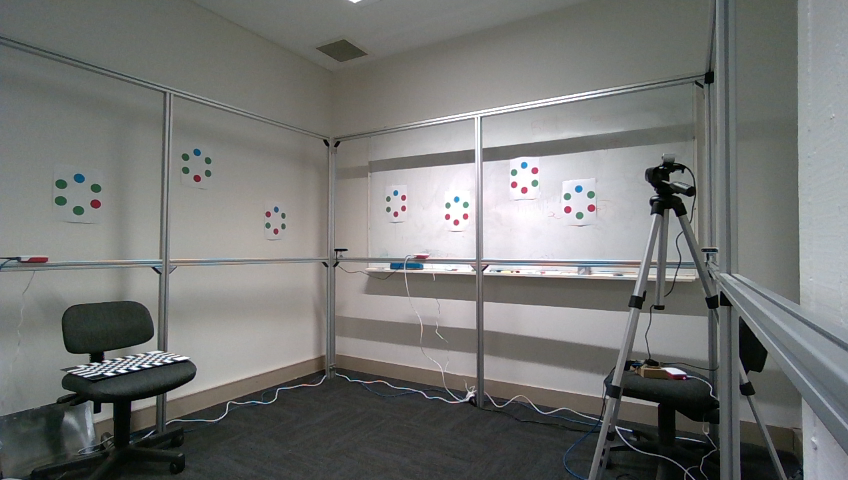
#> input picture cits4402_group_project/data/camera 71/2022_12_15_15_51_19_944_rgb.png, 848 x 480 px
$ jupyter execute Task_01_Testing.ipynb   (shell and % lines are left out)
#> lines starting #> are read from the running program, lines starting #| are printed output that depends on the picture; after the words box and inside, x2 and y2 are one past the last pixel; in counts of white or black regions, pixels touching at a corner belong together
[cell 1]
import cv2
import numpy as np
import matplotlib.pyplot as plt
from ipywidgets import interact, FloatSlider
from skimage.measure import label, regionprops, regionprops_table
from skimage.transform import rotate
from scipy.optimize import minimize
import math
import pandas as pd
from scipy.spatial import KDTree
from skimage.measure import EllipseModel
from matplotlib.patches import Ellipse
import matplotlib.pyplot as plt

[cell 2]
# load image and convert to HSV
original_img = cv2.imread("data/camera 71/2022_12_15_15_51_19_944_rgb.png")
#> original_img is the input picture: shape (480, 848, 3); mean B, G, R 115.8, 117.9, 116.6
original_img2 = cv2.imread("data/camera 72/2022_12_15_15_51_19_956_rgb.png")
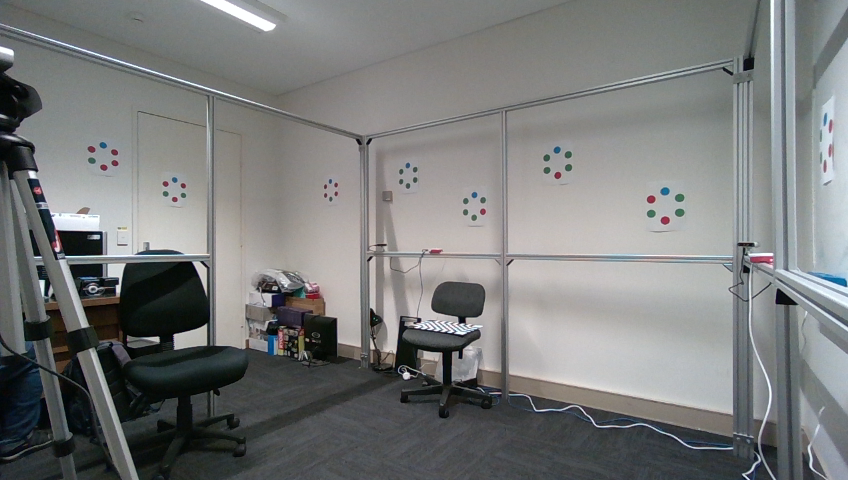
#> input picture cits4402_group_project/data/camera 72/2022_12_15_15_51_19_956_rgb.png, 848 x 480 px
#> original_img2 is the input picture: shape (480, 848, 3); mean B, G, R 122.6, 122.9, 121.3
original_img3 = cv2.imread("data/camera 73/2022_12_15_15_51_19_934_rgb.png")
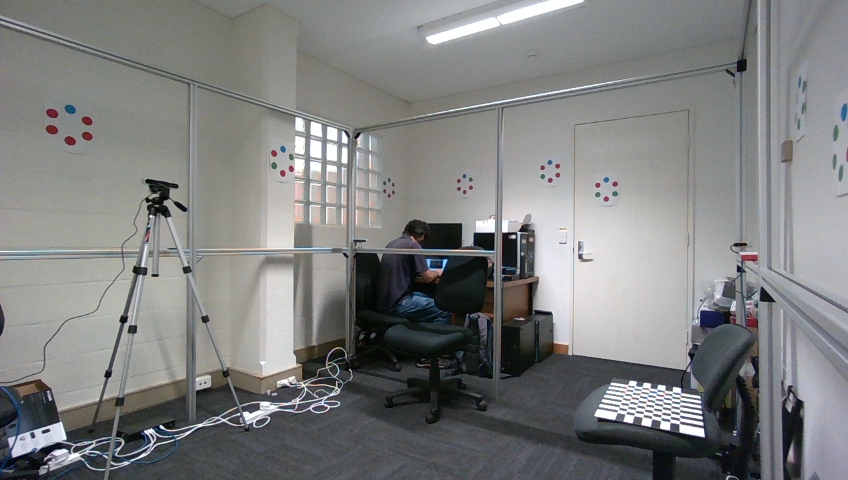
#> input picture cits4402_group_project/data/camera 73/2022_12_15_15_51_19_934_rgb.png, 848 x 480 px
#> original_img3 is the input picture: shape (480, 848, 3); mean B, G, R 126.9, 127.3, 126
# original_img4 = cv2.imread("data/camera 74/2022_12_15_15_51_19_951_rgb.png")
original_img4 = cv2.imread("data/camera 11/2022_12_15_15_51_19_927_rgb_left.png")
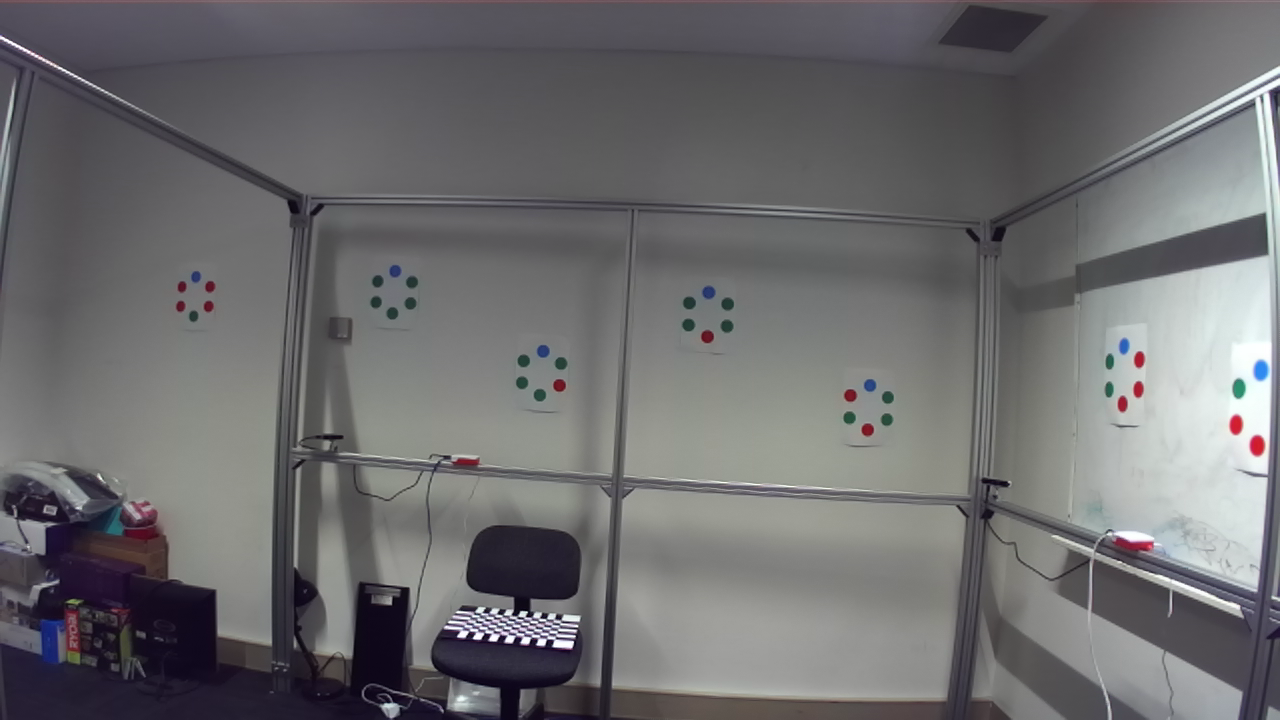
#> input picture cits4402_group_project/data/camera 11/2022_12_15_15_51_19_927_rgb_left.png, 1280 x 720 px
#> original_img4 is the input picture: shape (720, 1280, 3); mean B, G, R 109.9, 108.1, 108.6


hsv_original_img = cv2.cvtColor(original_img, cv2.COLOR_BGR2HSV)
#> hsv_original_img: shape (480, 848, 3); mean H, S, V 63.1, 22, 120.5
hsv_original_img2 = cv2.cvtColor(original_img2, cv2.COLOR_BGR2HSV)
#> hsv_original_img2: shape (480, 848, 3); mean H, S, V 66.1, 24, 126.1
hsv_original_img3 = cv2.cvtColor(original_img3, cv2.COLOR_BGR2HSV)
#> hsv_original_img3: shape (480, 848, 3); mean H, S, V 69.1, 21.5, 130.5
hsv_original_img4 = cv2.cvtColor(original_img4, cv2.COLOR_BGR2HSV)
#> hsv_original_img4: shape (720, 1280, 3); mean H, S, V 79.5, 19.2, 112
#> the sliders are set to h1 = 55, s1 = 33, v1 = 33, h2 = 85, s2 = 255, v2 = 255

[cell 3]
def plot_mask(h1, s1, v1, h2, s2, v2):
#> called with h1 = 55, s1 = 33, v1 = 33, h2 = 85, s2 = 255, v2 = 255
    mask = cv2.inRange(hsv_original_img, (h1, s1, v1), (h2, s2, v2))
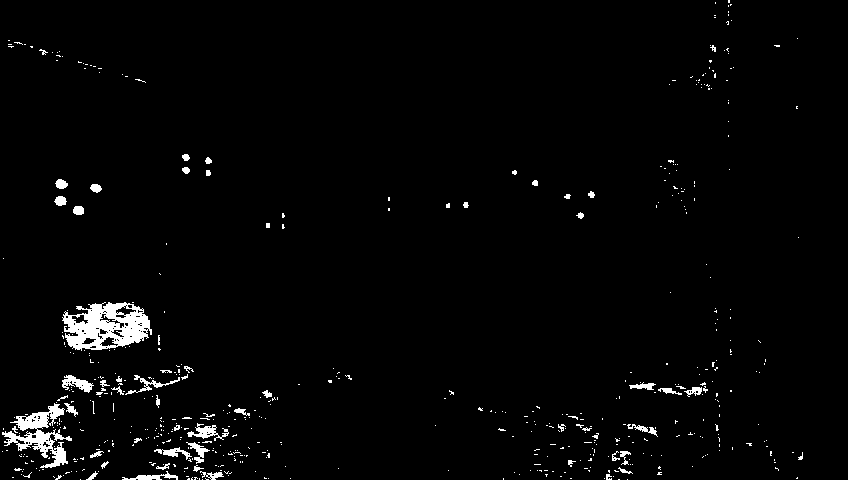
#> mask: shape (480, 848); 2.3% white; 545 white regions (488 under 20 px), largest, box (x1, y1, x2, y2) and area: (62, 302, 152, 351) 2670, (2, 403, 72, 468) 1591, (187, 423, 229, 441) 285
    mask2 = cv2.inRange(hsv_original_img2, (h1, s1, v1), (h2, s2, v2))
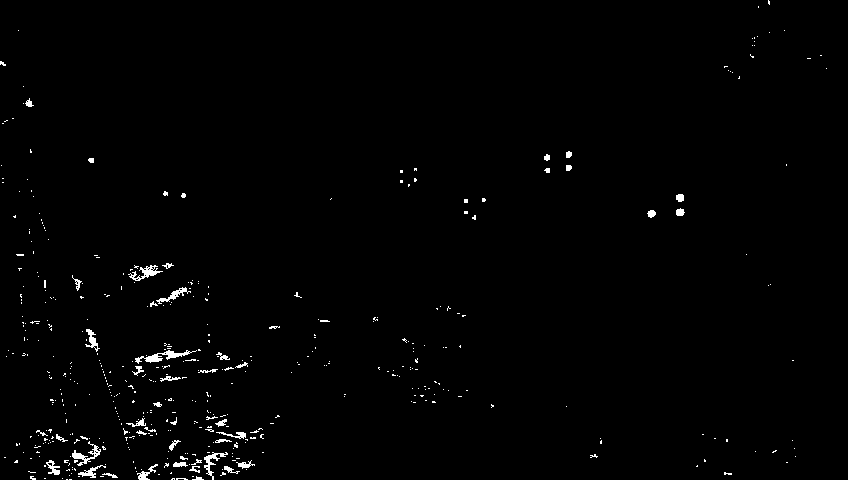
#> mask2: shape (480, 848); 1.1% white in thin lines or dots
    mask3 = cv2.inRange(hsv_original_img3, (h1, s1, v1), (h2, s2, v2))
#> mask3: shape (480, 848); 0.5% white in thin lines or dots, all inside (x1, y1, x2, y2) = (2, 108, 843, 480)
    mask4 = cv2.inRange(hsv_original_img4, (h1, s1, v1), (h2, s2, v2))
#> mask4: shape (720, 1280); 0.25% white; 39 white regions (19 under 20 px), largest, box (x1, y1, x2, y2) and area: (1232, 380, 1248, 399) 226, (682, 319, 696, 331) 138, (721, 319, 734, 333) 135

    plt.figure(figsize=(18, 24))

    plt.subplot(4, 2, 1)
    plt.imshow(mask)
    plt.subplot(4, 2, 2)
    plt.imshow(cv2.cvtColor(original_img, cv2.COLOR_BGR2RGB))

    # [14 lines of commented-out code are left out]

    plt.show()
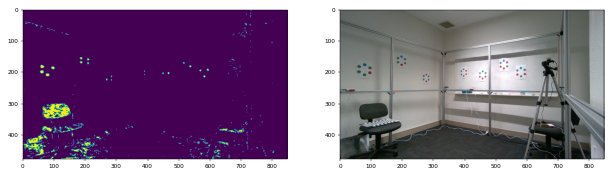
#> figure drawn by matplotlib, 2 panels

[cell 4]
interact(
    plot_mask,
    h1=FloatSlider(min=0, max=180, step=1, value=55),
    s1=FloatSlider(min=0, max=255, step=1, value=33),
    v1=FloatSlider(min=0, max=255, step=1, value=33),
    h2=FloatSlider(min=0, max=180, step=1, value=85),
    s2=FloatSlider(min=0, max=255, step=1, value=255),
    v2=FloatSlider(min=0, max=255, step=1, value=255),
)
# HSL (0-180, 0-255, 0-255)

[cell 5]
g_min = (55,35,60)
g_max = (85,255,255)

r_min = (115,60,60)
r_max = (180,255,255)

b_min = (90,60,60)
b_max = (122,255,255)

[cell 6]
img = hsv_original_img4

gmask = cv2.inRange(img, g_min, g_max)
#> gmask: shape (720, 1280); 0.18% white; 64 white regions (50 under 20 px), largest, box (x1, y1, x2, y2) and area: (1232, 380, 1246, 399) 218, (554, 357, 568, 370) 132, (844, 412, 856, 424) 129
rmask = cv2.inRange(img, r_min, r_max)
#> rmask: shape (720, 1280); 1.2% white; 469 white regions (418 under 20 px), largest, box (x1, y1, x2, y2) and area: (440, 642, 572, 673) 2049, (0, 608, 80, 668) 1516, (90, 502, 164, 566) 1466
bmask = cv2.inRange(img, b_min, b_max)
#> bmask: shape (720, 1280); 0.32% white; 133 white regions (123 under 20 px), largest, box (x1, y1, x2, y2) and area: (36, 619, 64, 668) 991, (101, 505, 124, 535) 435, (1254, 360, 1270, 381) 282

[cell 7]
total_mask = gmask | rmask | bmask
#> total_mask: shape (720, 1280); 1.5% white; 546 white regions (476 under 20 px)
plt.imshow(total_mask)
plt.show()

[cell 8]
labels = label(total_mask)
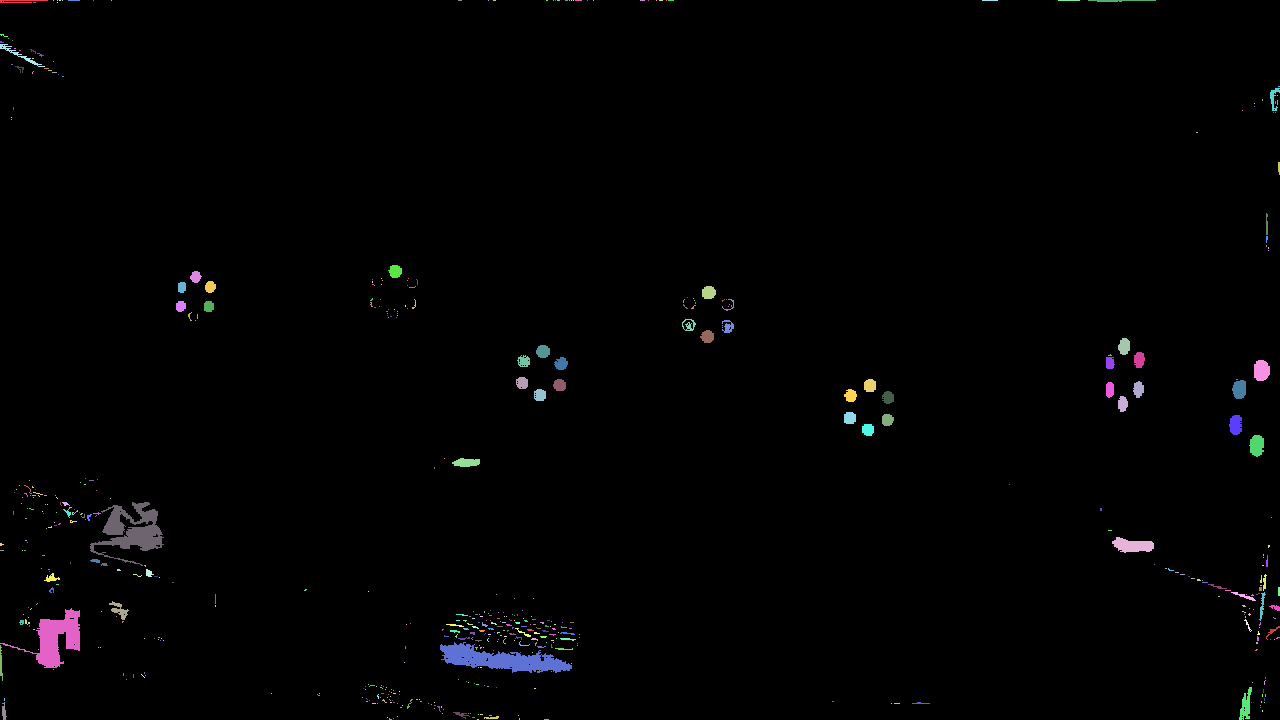
#> labels: shape (720, 1280) int64; 547 distinct labels, from 0 to 546; one colour per label, 0 black
regions = regionprops(labels)
#> regions = 546 regions; largest, box (x1, y1, x2, y2) and area: (440, 642, 572, 673) 2049, (90, 502, 164, 566) 1905, (0, 608, 80, 668) 1647, (1112, 537, 1154, 553) 442, (1254, 360, 1270, 381) 282

[cell 9]
# Filter based on size
regions = [
    item for item in regions
    if item.area_filled > 2
    and item.area_filled < 165
]
#> regions = 245 regions; largest, box (x1, y1, x2, y2) and area: (1118, 338, 1130, 355) 160, (702, 286, 716, 299) 152, (536, 345, 550, 358) 147, (109, 601, 129, 620) 147, (0, 44, 45, 67) 146

[cell 10]
# Filter based on circle eccentricity
regions = [
    item for item in regions
    if item.eccentricity < 0.9
]
#> regions = 63 regions; largest, box (x1, y1, x2, y2) and area: (1118, 338, 1130, 355) 160, (702, 286, 716, 299) 152, (536, 345, 550, 358) 147, (109, 601, 129, 620) 147, (1134, 352, 1145, 368) 142

[cell 11]
fig, ax = plt.subplots()
# ax.imshow(img, cmap=plt.cm.gray)
for i in range(len(regions)):
    y0, x0 = regions[i].centroid
    ax.plot(x0, y0, '.g', markersize=10)
#> this loop made 63 passes
#> (y0, x0) on passes 1 to 12: (68.29, 19.96), (270.9, 394.9), (276.5, 195.3), (286.5, 209.9), (286.8, 181.5), (292.1, 708.3), (305.1, 729.5), (305.9, 180.3), (306, 208.4), (324.8, 688.7), (326.3, 727.7), (336.2, 707.1)
plt.show()
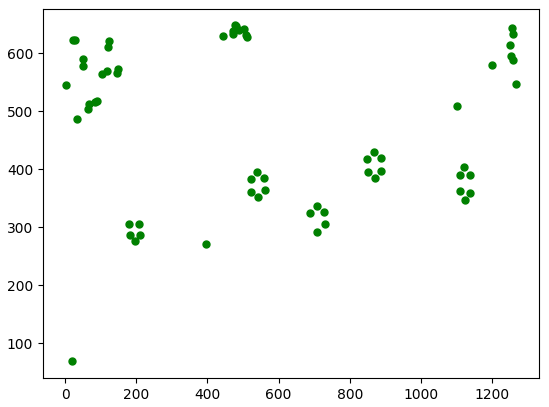
#> figure drawn by matplotlib, 1 panel

[cell 12]
centeroids = []
for props in regions:
    centeroids.append(props.centroid)
#> this loop made 63 passes
#> after the loop, centeroids = 63 pairs, first value 68.29 to 647.6, second value 1 to 1268.4

[cell 13]
count = 0
points = []
targets = []
for point in centeroids:
    tree = KDTree(centeroids)
    points = []
    distances, indices = tree.query([point], k=6)
    for index in indices[0]:
        points.append(centeroids[index])
    a_points = np.array(points)

    ell = EllipseModel()
    ell.estimate(a_points)

    max_res = max(ell.residuals(a_points))
    if abs(max_res) < 0.2:
        targets.append(points)
        for point in points:
            centeroids.remove(point)
#> this loop made 45 passes
#> (distances, indices, max_res) on passes 1 to 7: ([[0, 271.7, 272.2, 286.6, 289.3, 303.4]], [[0, 4, 2, 7, 3, 8]], 11.49), ([[0, 156.9, 168, 168.9, 185.7, 189.8]], [[1, 15, 13, 18, 3, 8]], 12.18), ([[0, 17.29, 17.66, 32.31, 32.98, 199.7]], [[2, 4, 3, 8, 7, 1]], 10.41), ([[0, 17.66, 19.61, 28.41, 35.32, 185.7]], [[3, 2, 8, 4, 7, 1]], 10.41), ([[0, 17.29, 19.07, 28.41, 33.07, 214.1]], [[4, 2, 7, 3, 8, 1]], 10.41), ([[0, 24.84, 38.08, 39.33, 44.06, 163.8]], [[5, 6, 9, 10, 11, 16]], 16.77), ([[0, 21.31, 24.84, 38.31, 45.29, 150.7]], [[6, 10, 5, 11, 9, 24]], 19.95)
#> after the loop, centeroids = 45 pairs, first value 68.29 to 647.6, second value 1 to 1268.4; targets = 3 items

print(len(targets))
#| 3

[cell 14]
fig, ax = plt.subplots()
# ax.imshow(img, cmap=plt.cm.gray)
for target in targets:
    for point in target:
        y,x = point
        ax.plot(x, y, '.g', markersize=10)
#> this loop made 3 passes
plt.show()
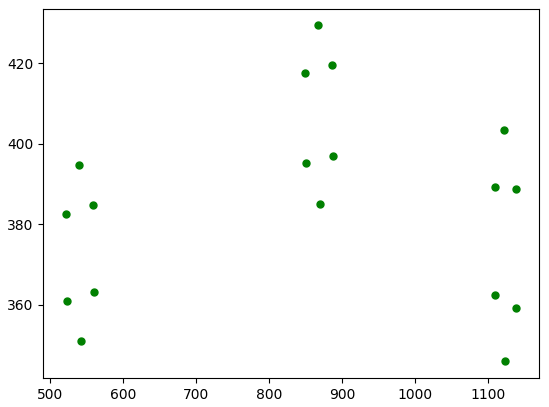
#> figure drawn by matplotlib, 1 panel
